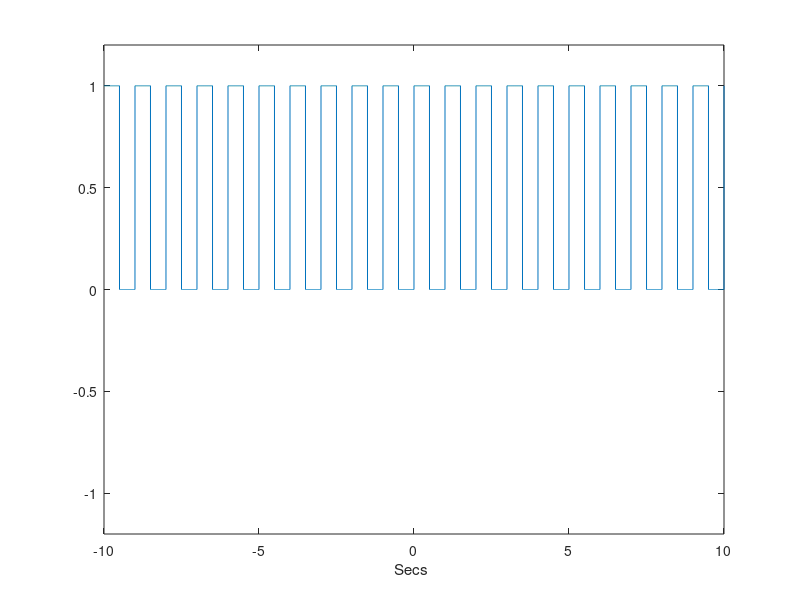
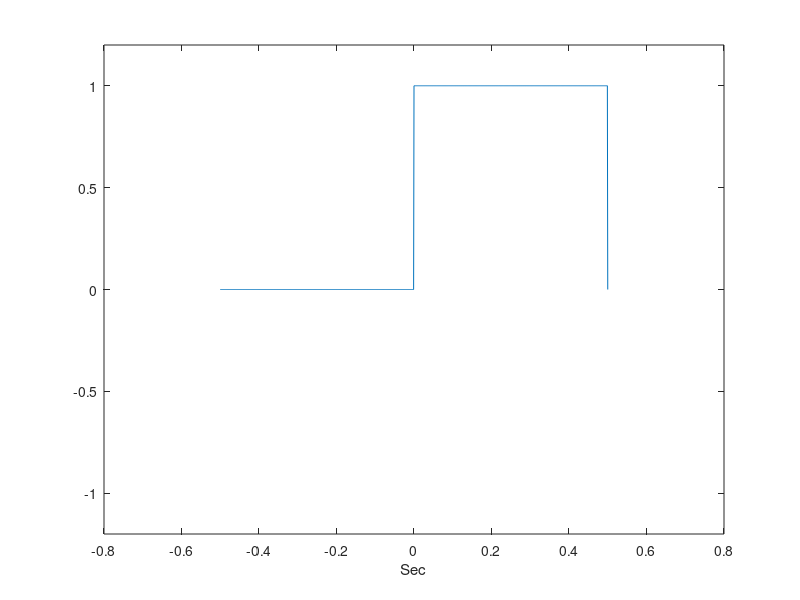
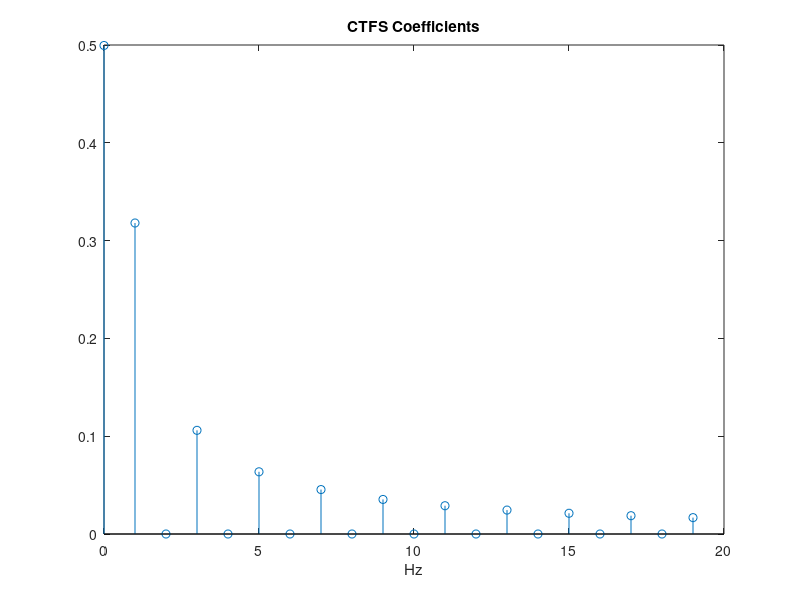

The MATLAB script that drew these images, in order:
clear all;
close all;
clc;

Ts = 0.001; % Approximate the continous time
t = -10:Ts:10; %Time verctor small step size to appr continous time
Tp = 1;
tau = 0.5; % Pulse Width, duty cycle
dc = 1; % DC offset 
x = (dc + square(2 * t * pi / Tp, tau*100))/2;
plot(t,x);
xlabel("Secs ");
ylim([-1.2 1.2]);
% pause 

Fo = 1 / Tp;

% Extract a portion from this signal

fi_per = find(t == -Tp/2) : find(t == Tp/2) ; 
xport = x(fi_per);
figure 
plot(t(fi_per),xport);
xlabel("Sec");
ylim([-1.2 1.2]);
% pause 

for k = 1:20
    B = exp(-1j * 2 * pi * (k-1) * Fo.* [-Tp/2:Ts:Tp/2]);
    C(k) = sum(xport.*B) / length(xport) * Tp;
end

kFo = Fo*[0:k-1];
figure,
stem(kFo,abs(C));
title("CTFS Coefficients"); 
xlabel("Hz");


% tau = 0.2; % Pulse Width, duty cycle Decreasing increases lobe width
% if tau=0.001 Pulse width becomes impulses and lobe width increase to impulses in frequency domain
% if tau=1 Pulse width becomes dc and lobe width becomes impuls in frequency domain

pause


